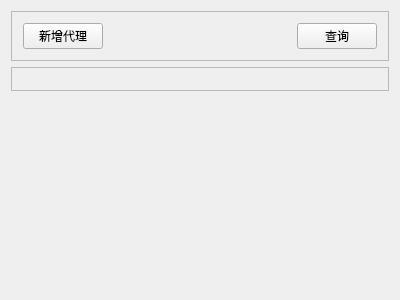
<?xml version="1.0" encoding="UTF-8"?>
<ui version="4.0">
 <class>Admin_AgentAccount</class>
 <widget class="QWidget" name="Admin_AgentAccount">
  <property name="geometry">
   <rect>
    <x>0</x>
    <y>0</y>
    <width>400</width>
    <height>300</height>
   </rect>
  </property>
  <property name="windowTitle">
   <string>Widget_Agent_Account</string>
  </property>
  <layout class="QVBoxLayout" name="verticalLayout">
   <item>
    <widget class="QFrame" name="frame_Bar">
     <property name="frameShape">
      <enum>QFrame::StyledPanel</enum>
     </property>
     <property name="frameShadow">
      <enum>QFrame::Raised</enum>
     </property>
     <layout class="QGridLayout" name="gridLayout">
      <item row="0" column="2">
       <widget class="QPushButton" name="pushButton_Query">
        <property name="text">
         <string>查询</string>
        </property>
       </widget>
      </item>
      <item row="0" column="0">
       <widget class="QPushButton" name="pushButton_AddAgent">
        <property name="text">
         <string>新增代理</string>
        </property>
       </widget>
      </item>
      <item row="0" column="1">
       <spacer name="horizontalSpacer">
        <property name="orientation">
         <enum>Qt::Horizontal</enum>
        </property>
        <property name="sizeHint" stdset="0">
         <size>
          <width>40</width>
          <height>20</height>
         </size>
        </property>
       </spacer>
      </item>
     </layout>
    </widget>
   </item>
   <item>
    <widget class="QFrame" name="frame_Content">
     <property name="frameShape">
      <enum>QFrame::StyledPanel</enum>
     </property>
     <property name="frameShadow">
      <enum>QFrame::Raised</enum>
     </property>
     <layout class="QGridLayout" name="gridLayout_2">
      <item row="0" column="0">
       <widget class="Widget_DataGrid_Pa" name="widget_DataGrid" native="true"/>
      </item>
     </layout>
    </widget>
   </item>
   <item>
    <spacer name="verticalSpacer">
     <property name="orientation">
      <enum>Qt::Vertical</enum>
     </property>
     <property name="sizeHint" stdset="0">
      <size>
       <width>20</width>
       <height>40</height>
      </size>
     </property>
    </spacer>
   </item>
  </layout>
 </widget>
 <layoutdefault spacing="6" margin="11"/>
 <customwidgets>
  <customwidget>
   <class>Widget_DataGrid_Pa</class>
   <extends>QWidget</extends>
   <header>component/widget_datagrid_pa.h</header>
   <container>1</container>
  </customwidget>
 </customwidgets>
 <resources/>
 <connections/>
</ui>
